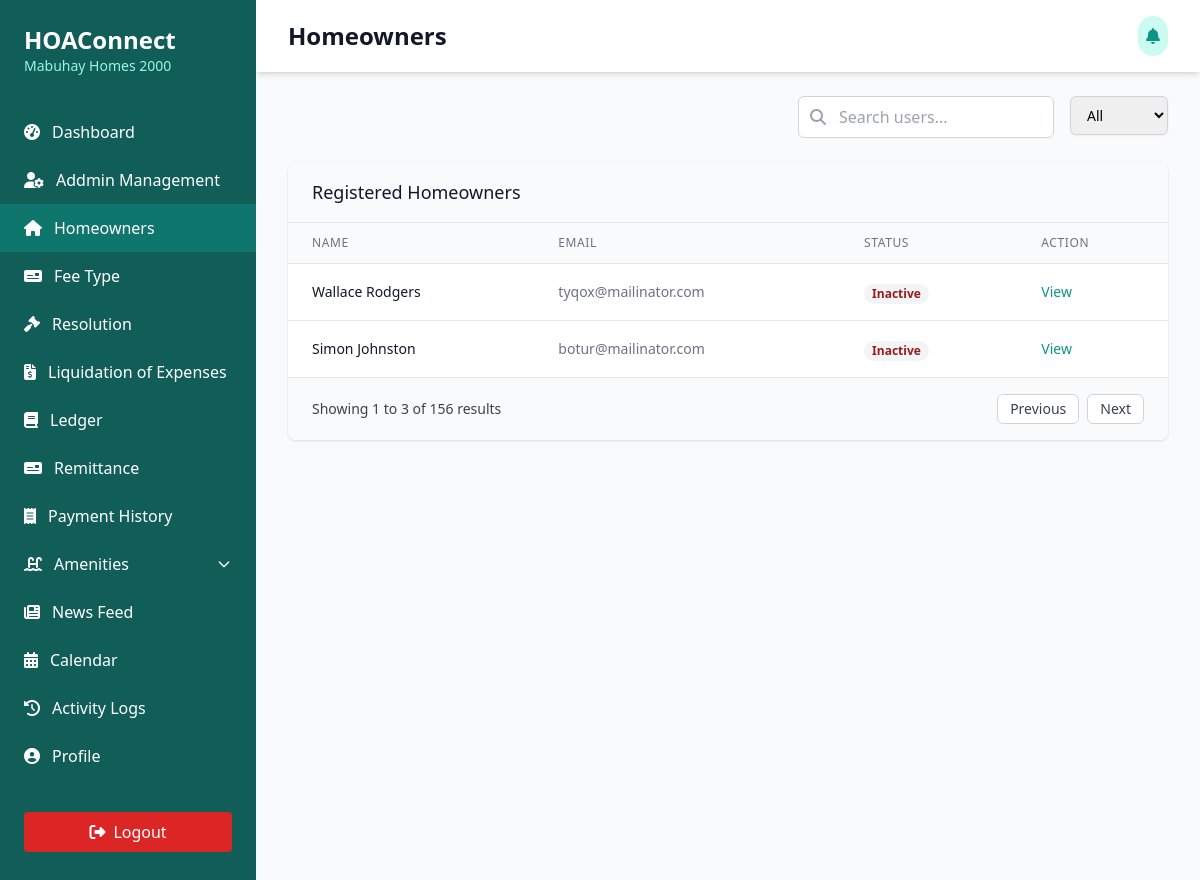
/Users/president/registered-homeowners.php, run on an earlier commit of the app's database.
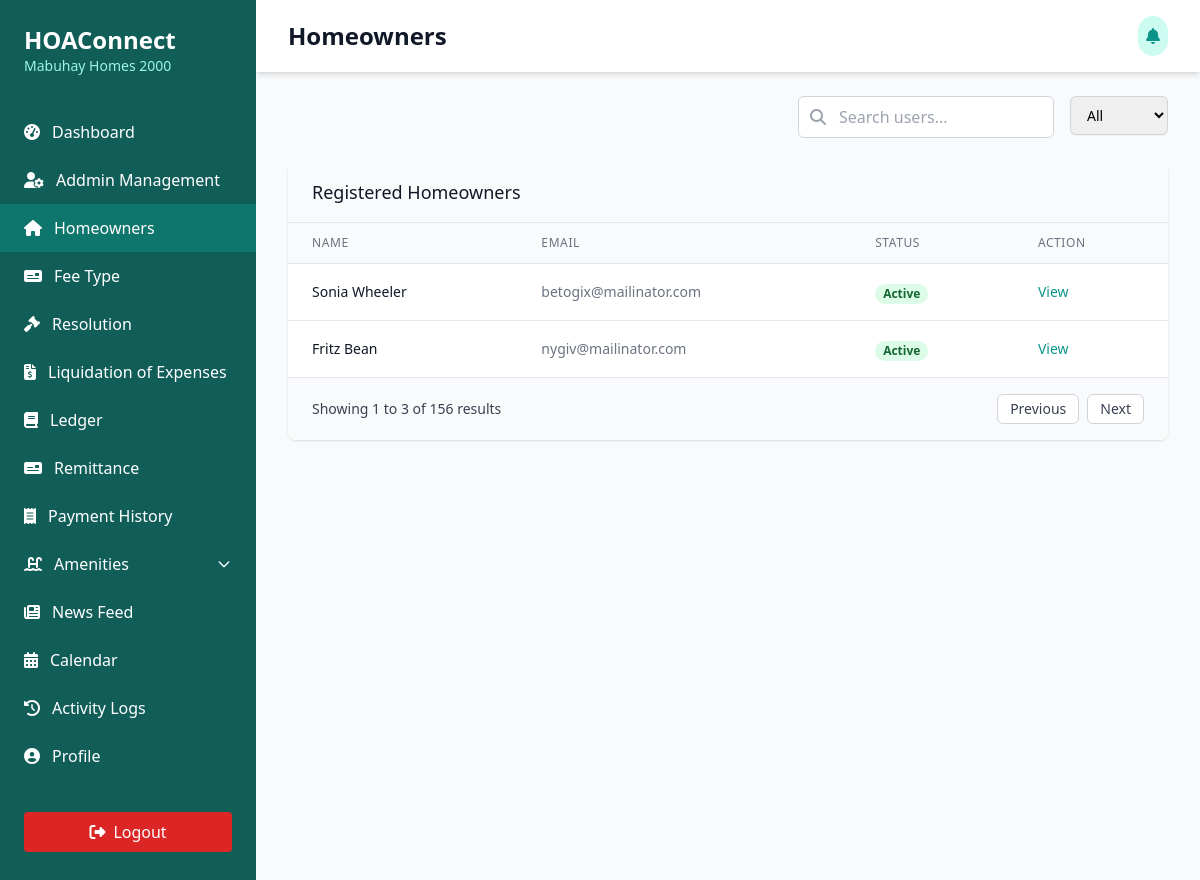
And on a later commit of the database.
### tables this page shows
CREATE TABLE `users` (
  `id` int(11) NOT NULL,
  `role_id` int(11) NOT NULL,
  `user_id` int(11) NOT NULL,
  `first_name` varchar(255) NOT NULL,
  `middle_name` varchar(255) NOT NULL,
  `last_name` varchar(255) NOT NULL,
  `suffix` varchar(50) NOT NULL,
  `email_address` varchar(100) NOT NULL,
  `hoa_number` int(11) DEFAULT NULL,
  `phone_number` varchar(100) NOT NULL,
  `age` int(11) NOT NULL,
  `date_of_birth` date NOT NULL,
  `citizenship` varchar(100) NOT NULL,
  `civil_status` varchar(100) NOT NULL,
  `account_status` int(11) NOT NULL,
  `home_address` varchar(255) DEFAULT NULL,
  `lot_number` int(11) NOT NULL,
  `block_number` int(11) NOT NULL,
  `phase_number` int(11) NOT NULL,
  `village_name` varchar(200) NOT NULL,
  `date_created` date NOT NULL,
  `date_updated` date NOT NULL
);

### Users/president/registered-homeowners.php (the view, shortened to what the changed rows need)
<?php
include('../../connection/connection.php');
?>
<!DOCTYPE html>
<html lang="en">
<head>
  <script src="https://cdn.tailwindcss.com"></script>
  <link rel="stylesheet" href="https://cdnjs.cloudflare.com/ajax/libs/font-awesome/6.4.0/css/all.min.css" />
</head>
<body class="bg-gray-50">
  <div class="min-h-screen flex">
    <div class="bg-teal-800 text-white w-64 py-6 flex flex-col">
      <div class="px-6 mb-8">
        <h1 class="text-2xl font-bold">HOAConnect</h1>
      </div>
    </div>
    <div class="flex-1 overflow-x-hidden overflow-y-auto">
      <header class="bg-white shadow-md">
        <div class="max-w-7xl mx-auto py-4 px-4 sm:px-6 lg:px-8 flex justify-between items-center">
            <h1 class="text-2xl font-bold text-gray-900">Homeowners</h1>
          </div>
    </header>
      <main class="max-w-7xl mx-auto py-6 px-4 sm:px-6 lg:px-8">
        <div class="bg-white shadow rounded-lg overflow-hidden">
          <div class="px-6 py-4 border-b border-gray-200 bg-gray-50">
            <h2 class="text-lg font-medium text-gray-900">Registered Homeowners</h2>
          </div>
          <div class="overflow-x-auto">
            <table class="min-w-full divide-y divide-gray-200">
              <thead class="bg-gray-50">
                <tr>
                  <th scope="col" class="px-6 py-3 text-left text-xs font-medium text-gray-500 uppercase tracking-wider">
                    Name
                  </th>
                  <th scope="col" class="px-6 py-3 text-left text-xs font-medium text-gray-500 uppercase tracking-wider">
                    Email
                  </th>
                  <th scope="col" class="px-6 py-3 text-left text-xs font-medium text-gray-500 uppercase tracking-wider">
                    Status
                  </th>
                  <th scope="col" class="px-6 py-3 text-left text-xs font-medium text-gray-500 uppercase tracking-wider">
                    Action
                  </th>
                </tr>
              </thead>
              <tbody id="userTableBody" class="bg-white divide-y divide-gray-200">
                <?php
                  $sql_homeowners = "SELECT * FROM users WHERE role_id='6'";
                  $run_sql_homeowners = mysqli_query($conn, $sql_homeowners);
                  if(mysqli_num_rows($run_sql_homeowners) > 0){
                    foreach($run_sql_homeowners as $row_homeowner){
                      ?>
                        <tr>
                          <td class="px-6 py-4 whitespace-nowrap text-sm font-medium text-gray-900">
                            <?php echo $row_homeowner['first_name'] . ' ' . $row_homeowner['last_name']; ?>
                          </td>
                          <td class="px-6 py-4 whitespace-nowrap text-sm text-gray-500">
                            <?php echo $row_homeowner['email_address']; ?>
                          </td>
                          <td class="px-6 py-4 whitespace-nowrap">
                            <?php
                              if($row_homeowner['account_status'] == '1'){
                                echo '<span class="px-2 inline-flex text-xs leading-5 font-semibold rounded-full bg-green-100 text-green-800">Active</span>';
                              }else{
                                echo '<span class="px-2 inline-flex text-xs leading-5 font-semibold rounded-full bg-gray-100 text-red-800">Inactive</span>';
                              }
                            ?>
                          </td>
                          <td class="px-6 py-4 whitespace-nowrap text-sm font-medium">
                            <a href="view-homeowner.php?user_id=<?php echo $row_homeowner['user_id']; ?>" class="text-teal-600 hover:text-teal-900">View</a>
                          </td>
                        </tr>
                      <?php
                    }
                  }
                ?>
              </tbody>
            </table>
          </div>
        </div>
      </main>
    </div>
  </div>
</body>
</html>

What changed in the data, as far as the page shows it:
removed users: first_name "Wallace", last_name "Rodgers", email_address "tyqox@mailinator.com", shows "Inactive"
removed users: first_name "Simon", last_name "Johnston", email_address "botur@mailinator.com", shows "Inactive"
added users: first_name "Sonia", last_name "Wheeler", email_address "betogix@mailinator.com", account_status "Active"
added users: first_name "Fritz", last_name "Bean", email_address "nygiv@mailinator.com", account_status "Active"
